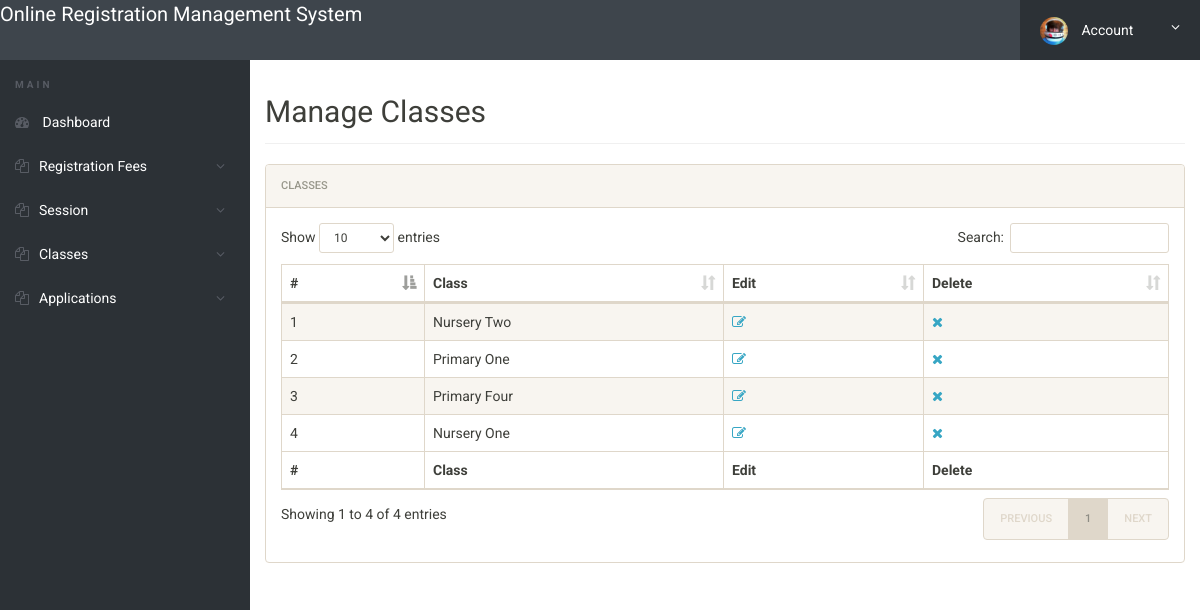
The app's page /admin/manage-class.php (signed in) with its own data.
### tables this page shows
CREATE TABLE `tblclasses` (
  `Id` int(10) NOT NULL,
  `className` varchar(255) NOT NULL
);

### admin/manage-class.php (the view, shortened to what this page needs)
<?php
include('includes/config.php');
if(strlen($_SESSION['alogin'])==0)
	{
header('location:index.php');
}
else{
 ?>
<!doctype html>
<html lang="en" class="no-js">
<head>
	<link rel="stylesheet" href="css/font-awesome.min.css">
	<link rel="stylesheet" href="css/bootstrap.min.css">
	<link rel="stylesheet" href="css/dataTables.bootstrap.min.css">
	<link rel="stylesheet" href="css/bootstrap-social.css">
	<link rel="stylesheet" href="css/bootstrap-select.css">
	<link rel="stylesheet" href="css/fileinput.min.css">
	<link rel="stylesheet" href="css/awesome-bootstrap-checkbox.css">
	<link rel="stylesheet" href="css/style.css">
</head>
<body>
	<?php include('includes/header.php');?>
	<div class="ts-main-content">
		<?php include('includes/leftbar.php');?>
		<div class="content-wrapper">
			<div class="container-fluid">
				<div class="row">
					<div class="col-md-12">
						<h2 class="page-title">Manage Classes</h2>
						<div class="panel panel-default">
							<div class="panel-heading">Classes</div>
							<div class="panel-body">
								<table id="zctb" class="display table table-striped table-bordered table-hover" cellspacing="0" width="100%">
									<thead>
										<tr>
										<th>#</th>
                                            <th>Class</th>
                                            <th>Edit</th>
											<th>Delete</th>
										</tr>
									</thead>
									<tfoot>
										<tr>
										<th>#</th>
                                            <th>Class</th>
                                            <th>Edit</th>
											<th>Delete</th>
										</tr>
									</tfoot>
									<tbody>
<?php
$cnt=1;
$ret=mysqli_query($con,"SELECT * from tblclasses");
if(mysqli_num_rows($ret) > 0 )
{
while ($row=mysqli_fetch_array($ret))
{
?>
										<tr>
											<td><?php echo htmlentities($cnt);?></td>
                                            <td><?php echo htmlentities($row['className']);?></td>
                                            <td>
<a href="update-class.php?updId=<?php echo $row['Id'];?>""><i class="fa fa-edit"></i></a></td>
<td><a href="manage-class.php?del=<?php echo $row['Id'];?>" onclick="return confirm('Do you want to delete');"><i class="fa fa-close"></i></a></td>
										</tr>
										<?php $cnt=$cnt+1; }} ?>
									</tbody>
								</table>
							</div>
						</div>
					</div>
				</div>
			</div>
		</div>
	</div>
</body>
</html>
<?php } ?>

### admin/css/style.css (style rules this page uses)
html { font-size: 14px; }
@media only screen and (min-width: 480px) { html { font-size: 17px; } }
@media only screen and (min-width: 768px) { html { font-size: 14px; } }
body { font-size: 1em; }
a { color: #37a6c4; }
.panel { overflow: hidden; }
.page-title { padding-bottom: 15px; margin-bottom: 20px; border-bottom: 1px solid #f0f0f0; }
.ts-main-content .content-wrapper { padding-top: 15px; margin-top: 60px; }
@media only screen and (min-width: 992px) { .ts-main-content .content-wrapper { margin-left: 250px; } }

### records on screen
tblclasses: className "Nursery Two"
tblclasses: className "Primary One"
tblclasses: className "Primary Four"
tblclasses: className "Nursery One"
